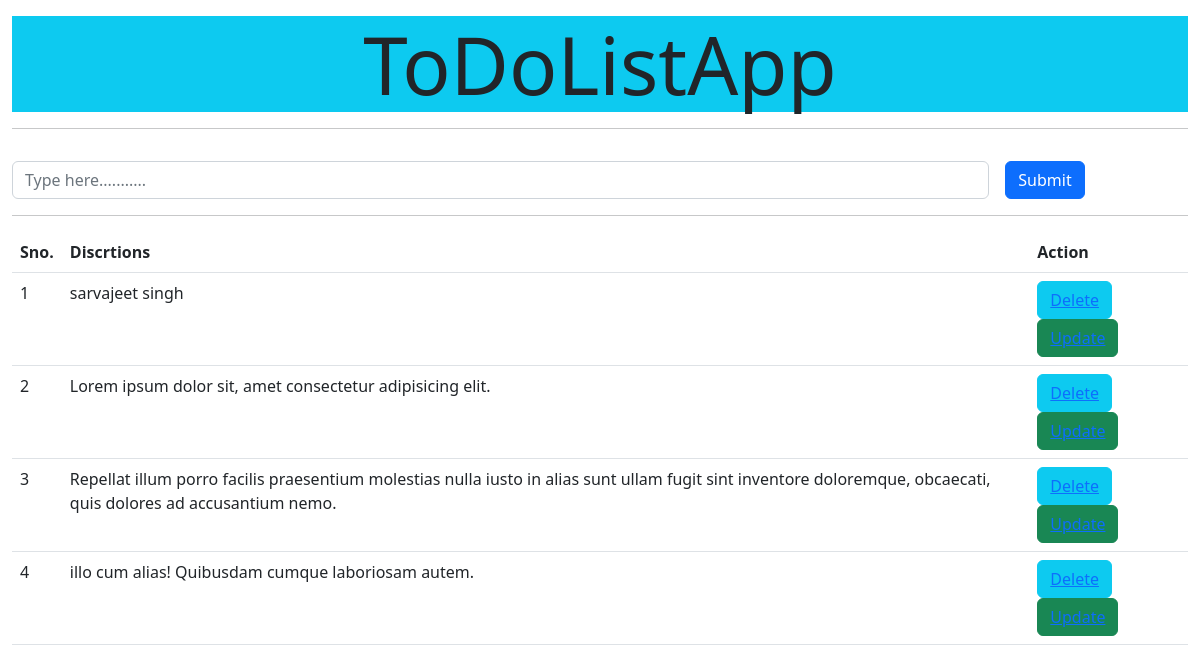
The page / on the database its author committed.
### Todolist/models.py (models this page shows, shortened)
class TODO(models.Model):
    text=models.CharField(max_length=200 ,default='')
    time=models.DateTimeField(auto_now_add=True)

### Todolist/views.py (the view)
# urls.py: path('', views.TodO, name="todo"),
def TodO(request):
    if request.method=='POST':
        title=request.POST.get('textitle')
        list=TODO(text=title)
        list.save()
    todlist=TODO.objects.all()
    context={
        'todolists':todlist
    }
    return render(request,'todo.html',context)

### Todolist/templates/todo.html (shortened to what this page needs)
{% load static %}
<!DOCTYPE html>
<html lang="en">
<head>
    <link href="https://cdn.jsdelivr.net/npm/bootstrap@5.2.0/dist/css/bootstrap.min.css" rel="stylesheet"
>
</head>
<body>
    <div class="container-fluid">
        <h1 class="display-1 text-center mt-3 bg-info">ToDoListApp</h1>
        <hr>
        <form action=" /todo" method="POST" class="row g-3 mt-2">
            <div class="col-10">
                <input type="text" class="form-control" placeholder="Type here..........." autocomplete="off"
                    name="textitle" required>
            </div>
            <div class="col-2">
                <input type="submit" class=" btn btn-primary" value="Submit">
            </div>
        </form>
        <hr>
        <table class="table mt-3">
            <thead>
                <tr>
                    <th scope="col">Sno.</th>
                    <th scope="col">Discrtions</th>
                    <th scope="col "> Action</th>
                </tr>
            </thead>
            <tbody>
                {% for list in todolists %}
                <tr>
                    <td scope="row">{{forloop.counter}}</td>
                    <td>{{list.text}}</td>
                    <td colspan="5"> <button class="btn btn-info"><a href="/delete/{{list.id}}">Delete</a></button>
                        <button class="btn btn-success"><a href="/edit/{{list.id}}">Update</a></button>
                    </td>
                </tr>
                {% endfor %}
            </tbody>
    </div>
</body>
</html>

### rows shown on the page
TODO: text "sarvajeet singh"
TODO: text "Lorem ipsum dolor sit, amet consectetur adipisicing elit."
TODO: text "Repellat illum porro facilis praesentium molestias nulla iusto in alias sunt ullam fugit sint inventore doloremque, obcaecati, quis dolores ad accusantium nemo."
TODO: text "illo cum alias! Quibusdam cumque laboriosam autem."
